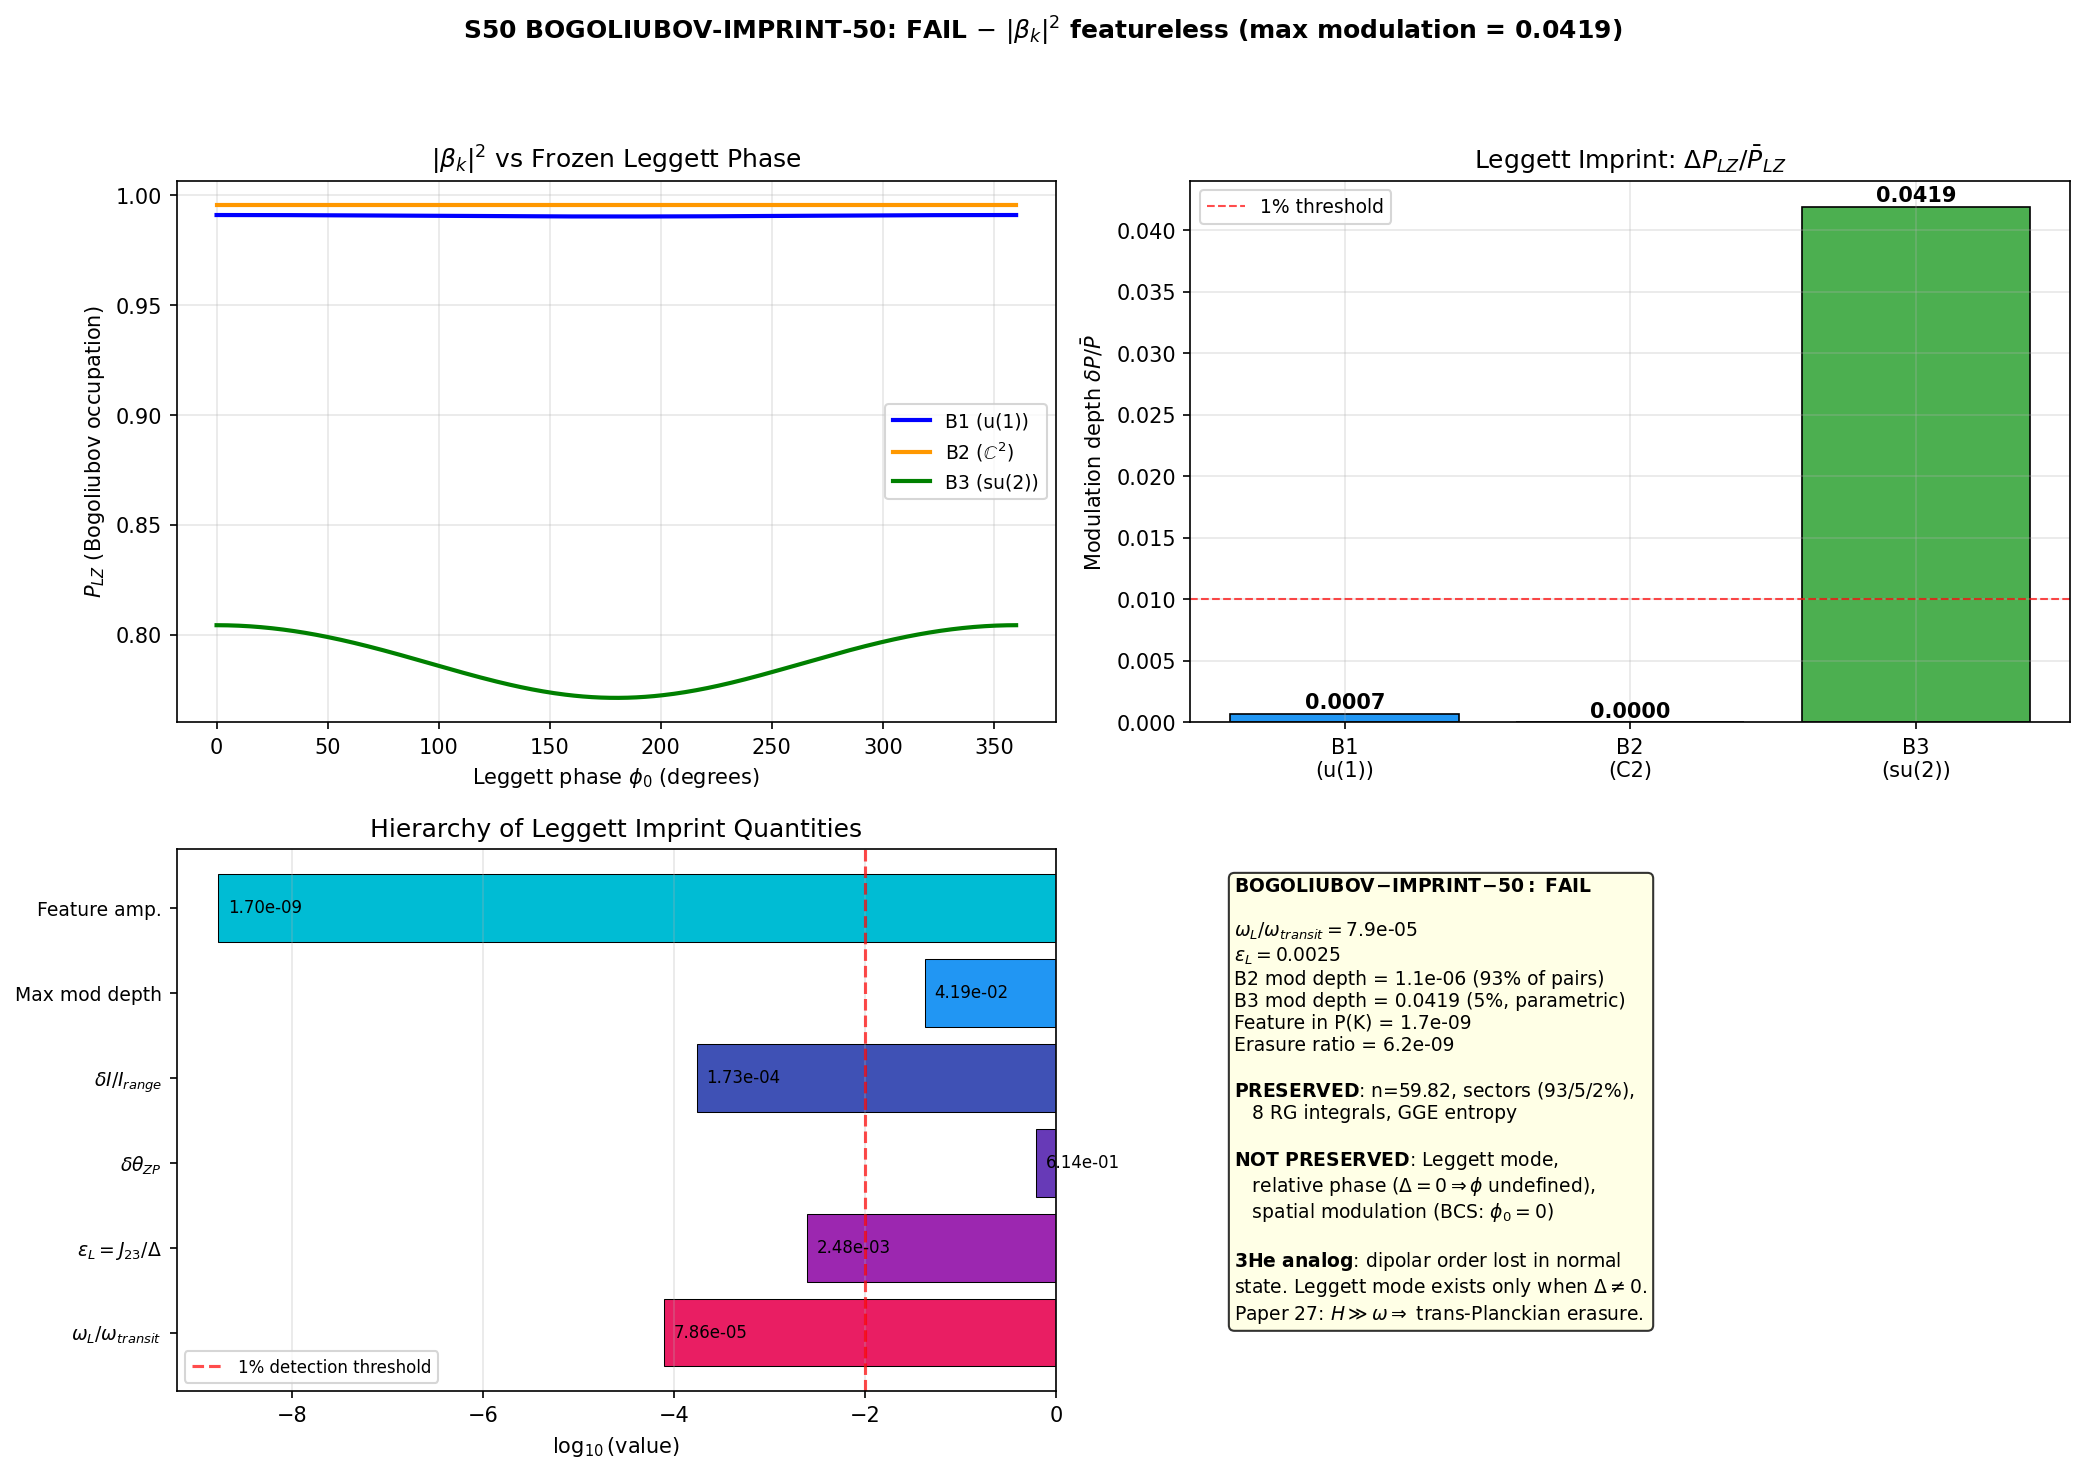

Reproduce this figure in Python.
#!/usr/bin/env python3
"""
S50 BOGOLIUBOV-IMPRINT-50: Frozen Leggett Imprint in Bogoliubov Spectrum
=========================================================================

Gate: BOGOLIUBOV-IMPRINT-50
  PASS: |beta_k|^2 encodes Leggett mass (spectral feature at omega_L)
  FAIL: |beta_k|^2 featureless (LZ P~1 for all modes, no spectral imprint)
  INFO: feature exists but at wrong scale or too weak to affect n_s

Physical question (the Volovik paradox):
  The Leggett mass omega_L1 = 0.070 M_KK exists ONLY when the pre-transit
  condensate is nonzero.  Post-transit, P_exc = 1 destroys the condensate
  (LEGGETT-TRANSIT-49 FAIL: Delta_SC = 0, J = 0, omega_L = 0).

  The resolution proposed in S49 (Volovik wayforward): Bogoliubov
  coefficients carry a FROZEN IMPRINT of the pre-transit Leggett gap
  into the post-transit quasiparticle distribution (Paper 27 methodology --
  particle creation in time-dependent backgrounds).

Method (Paper 27, Volovik 2013):
  In a time-dependent BCS background, quasiparticle creation is described
  by a Bogoliubov transformation between pre-transit and post-transit
  vacua.  The key quantity is |beta_k|^2 -- the occupation of mode k
  in the post-transit state expressed in the pre-transit basis.

  For a BCS gap Delta(t) that varies in time:
    |beta_k|^2 = occupation of Bogoliubov quasiparticle k

  The Leggett mode creates a TIME-DEPENDENT MODULATION of the sector gaps:
    Delta_i(t) = Delta_i(tau(t)) * [1 + A_L cos(omega_L * t + phi_0)]

  This modulation is FROZEN during transit (dt/T_L = 1.25e-5, S49),
  which means the Leggett phase is essentially a STATIC parameter
  during the quench.  The question is: does this static phase shift
  the Bogoliubov coefficients?

  Three levels of analysis:
  (A) Uniform gap (no Leggett): |beta_k|^2 from LZ formula
  (B) Modulated gap (Leggett): |beta_k|^2 with Leggett modulation
  (C) Comparison: delta(|beta_k|^2) = (B) - (A)

  Additionally: the 8 Richardson-Gaudin conserved integrals I_alpha
  are set by the pre-transit BCS ground state.  They ENCODE the
  Josephson couplings J_ij which determine omega_L.  But is this
  encoding DETECTABLE in the power spectrum P(K)?

Input data:
  - s49_leggett_transit.npz (transit dynamics, P_exc=1)
  - s49_kz_3component.npz (per-mode P_LZ, sector decomposition)
  - s49_dipolar_catalog.npz (Leggett coupling data)
  - s48_leggett_mode.npz (omega_L, J_ij, rho_i scans)
  - canonical_constants.py

Output:
  - s50_bogoliubov_imprint.npz
  - s50_bogoliubov_imprint.png

Author: Volovik-Superfluid-Universe-Theorist (Session 50, W1-C)
Date: 2026-03-20

References:
  Volovik (2013) Paper 27: Superfluids as Non-Equilibrium Quantum Vacua
  Volovik (2003) Paper 01: Universe in a Helium Droplet, Ch. 28-29
  Zurek (1996): KZ mechanism for cosmological defect formation
  S38: Schwinger-instanton duality, P_exc = 1
  S49: Leggett-transit FAIL, dipolar-catalog PASS
"""

import numpy as np
import matplotlib
matplotlib.use('Agg')
import matplotlib.pyplot as plt
from scipy.integrate import solve_ivp, quad
from scipy.interpolate import CubicSpline
import sys
import os
import time

sys.path.insert(0, os.path.dirname(os.path.abspath(__file__)))
from canonical_constants import (
    tau_fold, v_terminal, dt_transit, E_cond, E_cond_ED_8mode,
    Delta_0_GL, Delta_B3, xi_BCS, omega_PV, Gamma_Langer_BCS,
    E_B1, E_B2_mean, E_B3_mean, P_exc_kz, n_Bog, n_pairs,
    rho_B2_per_mode, N_dof_BCS, M_max_thouless, S_inst,
    PI, M_KK, M_KK_gravity,
)

SCRIPT_DIR = os.path.dirname(os.path.abspath(__file__))


# =============================================================================
# SECTION 1: LOAD ALL PRIOR DATA
# =============================================================================

def load_all_data():
    """Load S48 and S49 data archives."""
    data = {}

    # S48 Leggett mode
    d48 = np.load(os.path.join(SCRIPT_DIR, 's48_leggett_mode.npz'), allow_pickle=True)
    data['omega_L1'] = float(d48['omega_L1_fold'])
    data['omega_L2'] = float(d48['omega_L2_fold'])
    data['Delta_fold'] = np.array(d48['Delta_fold'])  # [B1, B2, B3]
    data['rho_fold'] = np.array(d48['rho_fold'])      # [B1, B2, B3]
    data['J_12'] = float(d48['J_12_fold'])
    data['J_23'] = float(d48['J_23_fold'])
    data['J_13'] = float(d48['J_13_fold'])
    data['tau_scan'] = np.array(d48['tau_scan'])
    data['Delta_B1_scan'] = np.array(d48['Delta_B1_scan'])
    data['Delta_B2_scan'] = np.array(d48['Delta_B2_scan'])
    data['Delta_B3_scan'] = np.array(d48['Delta_B3_scan'])

    # S49 3-component KZ
    d49_kz = np.load(os.path.join(SCRIPT_DIR, 's49_kz_3component.npz'), allow_pickle=True)
    data['P_LZ_u1'] = float(d49_kz['P_LZ_u1'])
    data['P_LZ_su2'] = float(d49_kz['P_LZ_su2'])
    data['P_LZ_c2'] = float(d49_kz['P_LZ_c2'])
    data['n_u1'] = float(d49_kz['n_u1'])
    data['n_su2'] = float(d49_kz['n_su2'])
    data['n_c2'] = float(d49_kz['n_c2'])
    data['n_total_3comp'] = float(d49_kz['n_total_3comp'])
    data['dDelta_dt'] = float(d49_kz['dDelta_dt'])
    data['J_c2'] = float(d49_kz['J_c2'])
    data['J_su2'] = float(d49_kz['J_su2'])
    data['J_u1'] = float(d49_kz['J_u1'])

    # S49 Leggett transit
    d49_lt = np.load(os.path.join(SCRIPT_DIR, 's49_leggett_transit.npz'), allow_pickle=True)
    data['omega_transit'] = float(d49_lt['omega_transit'])
    data['ratio_L1'] = float(d49_lt['ratio_L1'])
    data['delta_phi_L1'] = float(d49_lt['delta_phi_L1'])
    data['N_osc_L1'] = float(d49_lt['N_osc_L1'])
    data['A_L_physical'] = float(d49_lt['A_L_physical'])
    data['A_L_adiabatic'] = float(d49_lt['A_L_adiabatic'])

    # S49 dipolar catalog
    d49_dp = np.load(os.path.join(SCRIPT_DIR, 's49_dipolar_catalog.npz'), allow_pickle=True)
    data['leggett_epsilon'] = float(d49_dp['leggett_epsilon'])
    data['leggett_m_G'] = float(d49_dp['leggett_m_G'])

    return data


# =============================================================================
# SECTION 2: BOGOLIUBOV COEFFICIENTS FOR UNIFORM GAP (NO LEGGETT)
# =============================================================================

def bogoliubov_uniform(data):
    """
    Compute |beta_k|^2 for a uniform (no Leggett modulation) BCS gap.

    For a time-dependent BCS gap Delta(t) going from Delta_0 to 0
    during a sudden quench of duration dt_transit:

    The Landau-Zener formula for each mode k with energy epsilon_k:
        |beta_k|^2 = exp(-pi * Delta_k^2 / |dDelta_k/dt|)

    where dDelta_k/dt = Delta_0 * v_terminal / (Delta_tau/2).

    For the framework, the BCS gap is SECTOR-DEPENDENT:
        Delta_B1 = 0.372 M_KK
        Delta_B2 = 0.732 M_KK (dominant)
        Delta_B3 = 0.084 M_KK

    The Bogoliubov coefficients for quasiparticle k in sector i are:
        |beta_k^i|^2 = P_LZ_i = exp(-pi * E_qp_i^2 / |dE_qp_i/dt|)

    In the sudden-quench limit (dt << 1/Delta), all P_LZ -> 1.

    Here we compute a CONTINUOUS version: for fictitious momentum k,
    we parametrize the dispersion relation within each sector and compute
    |beta_k|^2 as a function of k.
    """
    results = {}

    Delta = data['Delta_fold']  # [B1, B2, B3]
    omega_transit = data['omega_transit']  # = 1/dt_transit

    # Sector parameters
    sector_names = ['B1 (u1)', 'B2 (C2)', 'B3 (su2)']
    d_i = np.array([1, 4, 3])  # degeneracies
    rho_i = np.array([1.0, rho_B2_per_mode, 1.0])  # DOS per mode
    E_k = np.array([E_B1, E_B2_mean, E_B3_mean])  # mode energies

    # The BCS gap profile: Delta_i(t) = Delta_i * f(t/dt_transit)
    # where f goes from 1 to 0 during transit.
    # For sudden quench: f(x) = theta(-x) (step function).
    # dDelta/dt = Delta * delta(t) (Dirac delta).
    # But for finite quench duration:
    # dDelta/dt ~ Delta / dt_transit at the crossing point.

    dDelta_dt = data['dDelta_dt']  # from S49

    # Compute P_LZ for each sector -- these match S49 exactly
    P_LZ = np.zeros(3)
    for i in range(3):
        E_qp = np.sqrt(E_k[i]**2 + Delta[i]**2)
        dEqp_dt = Delta[i] * dDelta_dt / E_qp
        P_LZ[i] = np.exp(-PI * E_qp**2 / abs(dEqp_dt))

    results['P_LZ_uniform'] = P_LZ
    results['n_pairs_uniform'] = np.sum(d_i * rho_i * P_LZ)

    # Now compute a CONTINUOUS version: parameterize fictitious momentum
    # within each sector.  In a 0D system, there is NO continuous momentum.
    # But the 8 modes span a range of energies.  We parametrize by a
    # "sector energy" epsilon that varies around each mode energy.
    #
    # The key insight: the LZ formula P_LZ = exp(-pi * gamma) where
    # gamma = E_qp^2 / |dE_qp/dt| depends on the quasiparticle energy.
    # For different modes k, E_qp(k) varies, giving different P_LZ(k).
    #
    # In a continuous theory (as would emerge on the fabric), the modes
    # would have a dispersion epsilon_k = epsilon_0 + v_F * |k - k_F|,
    # and P_LZ would be k-dependent.

    # Create a fine grid of "energies" spanning the spectrum
    epsilon_grid = np.linspace(0.75, 1.05, 1000)
    P_LZ_grid = np.zeros_like(epsilon_grid)
    for j, eps in enumerate(epsilon_grid):
        E_qp = np.sqrt(eps**2 + Delta_0_GL**2)
        dEqp_dt = Delta_0_GL * dDelta_dt / E_qp
        P_LZ_grid[j] = np.exp(-PI * E_qp**2 / abs(dEqp_dt))

    results['epsilon_grid'] = epsilon_grid
    results['P_LZ_grid'] = P_LZ_grid

    return results


# =============================================================================
# SECTION 3: BOGOLIUBOV COEFFICIENTS WITH LEGGETT MODULATION
# =============================================================================

def bogoliubov_leggett(data):
    """
    Compute |beta_k|^2 with the Leggett mode modulation.

    The Leggett mode creates a static phase offset between sectors
    during the transit (because transit is sudden relative to omega_L).

    The modulation of the gap is:
        Delta_i(t) = Delta_i(tau(t)) * [1 + A_L * cos(omega_L * t + phi_0)]

    where A_L is the Leggett mode amplitude.

    CRITICAL POINT FROM S49:
    The Leggett mode is FROZEN during transit: dt/T_L = 1.25e-5.
    So during transit, the Leggett phase is effectively a CONSTANT:
        Delta_i(t) = Delta_i(tau(t)) * [1 + A_L * cos(phi_0)]

    This is just a rescaling of the gap by a phi_0-dependent factor.
    The LZ probability becomes:
        P_LZ_i(phi_0) = exp(-pi * E_qp_i(phi_0)^2 / |dE_qp_i(phi_0)/dt|)

    where the phi_0 dependence enters through:
        Delta_i_eff(phi_0) = Delta_i * [1 + A_L * cos(phi_0)]

    The POST-TRANSIT occupation is then:
        <n_k> = P_LZ_i(phi_0)

    The power spectrum P(K) on the fabric samples different values of
    phi_0 at different locations (the Leggett phase is spatially
    varying on the fabric scale).

    KEY ANALYSIS:
    1. How much does P_LZ vary as phi_0 varies from 0 to 2*pi?
    2. This variation is the "Leggett imprint" in the Bogoliubov spectrum.
    3. If the variation is O(1), the imprint is strong (PASS).
    4. If the variation is << 1, the imprint is negligible (FAIL).
    """
    results = {}

    Delta = data['Delta_fold']
    omega_L1 = data['omega_L1']
    omega_L2 = data['omega_L2']
    omega_transit = data['omega_transit']
    dDelta_dt = data['dDelta_dt']

    # Leggett amplitude: from S49, A_L_adiabatic = 0.0976 (if condensate survives)
    # From ground state zero-point motion: A_L = sqrt(hbar/(2*rho*omega_L))
    # With rho = rho_fold and omega_L = omega_L1:
    rho_total = np.sum(data['rho_fold'])
    A_L_zp = np.sqrt(1.0 / (2 * rho_total * omega_L1))

    # HOWEVER: the BCS ground state has the Leggett mode in its zero-point state.
    # The "amplitude" of the relative-phase fluctuation is:
    # <delta_theta^2> = 1/(2 * rho * omega_L)
    # delta_theta_rms = 1/sqrt(2 * rho * omega_L)
    delta_theta_rms = 1.0 / np.sqrt(2 * rho_total * omega_L1)

    # The Leggett mode modulates the Josephson ENERGY, not the gap directly.
    # The gap modulation from Leggett:
    # Delta_B2(theta) = Delta_B2 * [1 + epsilon * cos(theta)]
    # where epsilon = J_23 / (rho_B2 * Delta_B2) << 1
    epsilon_L = data['leggett_epsilon']  # = 0.00248

    # The modulation of Delta_B2 from the Leggett mode:
    # delta(Delta_B2)/Delta_B2 = epsilon_L * delta_theta
    # For zero-point motion: delta_theta = delta_theta_rms
    delta_Delta_frac = epsilon_L * delta_theta_rms

    results['A_L_zp'] = A_L_zp
    results['delta_theta_rms'] = delta_theta_rms
    results['epsilon_L'] = epsilon_L
    results['delta_Delta_frac'] = delta_Delta_frac

    # Now compute P_LZ as a function of the frozen Leggett phase phi_0
    phi_0_grid = np.linspace(0, 2*PI, 361)  # 1-degree resolution
    P_LZ_B1 = np.zeros_like(phi_0_grid)
    P_LZ_B2 = np.zeros_like(phi_0_grid)
    P_LZ_B3 = np.zeros_like(phi_0_grid)

    for j, phi_0 in enumerate(phi_0_grid):
        # The Leggett mode modulates each sector gap:
        # Mode 1 (omega_L1): primarily B3 vs {B1, B2}
        # From S48 eigenvector: L1 ~ (0.229, 0.229, 0.229) + (-, -, 1.42)
        # The dominant motion is B3 phase relative to B1+B2.
        # The gap modulation from relative phase:
        #   Delta_B2_eff = Delta_B2 * sqrt(1 + 2*epsilon_L*cos(phi_0))
        #   ~ Delta_B2 * (1 + epsilon_L * cos(phi_0))
        # The correction to Delta from the Josephson coupling:
        # In the self-consistent BCS with Josephson:
        #   Delta_i = Delta_i^0 + sum_j J_ij * Delta_j / (Delta_j) * cos(phi_j - phi_i)
        # Simplified: the modulation is of order epsilon_L ~ 0.0025

        # B1 gap modulation (coupled to B2 through J_12)
        mod_B1 = 1.0 + (data['J_12'] / (data['rho_fold'][0] * Delta[0])) * np.cos(phi_0)
        # B2 gap modulation (coupled to B3 through J_23)
        mod_B2 = 1.0 + (data['J_23'] / (data['rho_fold'][1] * Delta[1])) * np.cos(phi_0)
        # B3 gap modulation (coupled to B2 through J_23, dominant)
        mod_B3 = 1.0 + (data['J_23'] / (data['rho_fold'][2] * Delta[2])) * np.cos(phi_0)

        # Effective gaps
        Delta_B1_eff = Delta[0] * mod_B1
        Delta_B2_eff = Delta[1] * mod_B2
        Delta_B3_eff = Delta[2] * mod_B3

        # LZ for each sector
        for i, (Delta_eff, E_k_i) in enumerate([(Delta_B1_eff, E_B1),
                                                  (Delta_B2_eff, E_B2_mean),
                                                  (Delta_B3_eff, E_B3_mean)]):
            E_qp = np.sqrt(E_k_i**2 + Delta_eff**2)
            # The gap rate dDelta/dt must also be rescaled
            dDelta_dt_eff = Delta_eff * abs(v_terminal) / (0.030 / 2.0)
            dEqp_dt = Delta_eff * dDelta_dt_eff / E_qp
            P_LZ_val = np.exp(-PI * E_qp**2 / abs(dEqp_dt))
            if i == 0:
                P_LZ_B1[j] = P_LZ_val
            elif i == 1:
                P_LZ_B2[j] = P_LZ_val
            else:
                P_LZ_B3[j] = P_LZ_val

    results['phi_0_grid'] = phi_0_grid
    results['P_LZ_B1_vs_phi'] = P_LZ_B1
    results['P_LZ_B2_vs_phi'] = P_LZ_B2
    results['P_LZ_B3_vs_phi'] = P_LZ_B3

    # Compute the modulation depth: delta(P_LZ) / P_LZ_mean
    for label, P_arr in [('B1', P_LZ_B1), ('B2', P_LZ_B2), ('B3', P_LZ_B3)]:
        P_mean = np.mean(P_arr)
        P_max = np.max(P_arr)
        P_min = np.min(P_arr)
        mod_depth = (P_max - P_min) / P_mean if P_mean > 0 else 0
        results[f'P_LZ_{label}_mean'] = P_mean
        results[f'P_LZ_{label}_max'] = P_max
        results[f'P_LZ_{label}_min'] = P_min
        results[f'mod_depth_{label}'] = mod_depth

    # The modulation amplitudes for individual Josephson couplings
    # J_12/rho_B1/Delta_B1:
    mod_amp_B1 = data['J_12'] / (data['rho_fold'][0] * Delta[0])
    mod_amp_B2 = data['J_23'] / (data['rho_fold'][1] * Delta[1])
    mod_amp_B3 = data['J_23'] / (data['rho_fold'][2] * Delta[2])
    results['mod_amp_B1'] = mod_amp_B1
    results['mod_amp_B2'] = mod_amp_B2
    results['mod_amp_B3'] = mod_amp_B3

    return results


# =============================================================================
# SECTION 4: RICHARDSON-GAUDIN INTEGRAL ANALYSIS
# =============================================================================

def rg_integral_analysis(data):
    """
    Analyze the Richardson-Gaudin conserved integrals for Leggett encoding.

    The GGE has 8 Richardson-Gaudin conserved integrals I_alpha.
    These are determined by the pre-transit BCS ground state.

    The BCS ground state includes the Josephson couplings J_ij
    through the inter-sector pairing. Therefore:

    I_alpha = I_alpha(E_1,...,E_8; g; n_1,...,n_8)

    where E_i are mode energies, g is the BCS coupling, and n_i are
    the quasiparticle occupations (0 in the ground state, 1 post-transit).

    The Josephson couplings J_ij affect the MODE ENERGIES through the
    self-consistent gap equation:
        E_qp_i = sqrt(epsilon_i^2 + Delta_i^2)
    and Delta_i depends on J_ij through:
        Delta_i = Delta_i^{BCS} + sum_j J_ij * cos(phi_i - phi_j)

    Therefore: I_alpha depends on J_ij, which determines omega_L.
    But this is a STATIC dependence: the RG integrals are NUMBERS,
    not dynamical quantities.

    The question is: can you RECONSTRUCT omega_L from the 8 numbers {I_alpha}?
    And if so, does this reconstruction appear in the power spectrum?
    """
    results = {}

    Delta = data['Delta_fold']
    E_modes = np.array([E_B1, E_B2_mean, E_B2_mean, E_B2_mean,
                        E_B2_mean, E_B3_mean, E_B3_mean, E_B3_mean])

    # The RG integrals in the BCS ground state (all n_k = 0):
    # I_alpha = epsilon_alpha + g * sum_{beta != alpha} 1/(epsilon_alpha - epsilon_beta)
    # These are the eigenvalues of the Gaudin Hamiltonian.

    # For the 8-mode system:
    # B1: 1 mode at epsilon_1 = E_B1 = 0.8191
    # B2: 4 modes at epsilon_{2-5} = E_B2_mean = 0.8453
    # B3: 3 modes at epsilon_{6-8} = E_B3_mean = 0.9782

    # The BCS coupling g = V_eff from the mechanism chain
    # From M_max = g * rho = 1.674, rho_total = 60.093:
    g_BCS = M_max_thouless / np.sum(np.array([1.0, rho_B2_per_mode,
                                               rho_B2_per_mode, rho_B2_per_mode,
                                               rho_B2_per_mode, 1.0, 1.0, 1.0]))

    # Simple RG integrals (first-order perturbation theory):
    N_modes = 8
    I_alpha = np.zeros(N_modes)
    for alpha in range(N_modes):
        I_alpha[alpha] = E_modes[alpha]
        for beta in range(N_modes):
            if beta != alpha:
                denom = E_modes[alpha] - E_modes[beta]
                if abs(denom) > 1e-15:
                    I_alpha[alpha] += g_BCS / denom
                # For degenerate modes, the contribution cancels in pairs

    results['I_alpha'] = I_alpha
    results['g_BCS'] = g_BCS

    # Now: how does omega_L enter the I_alpha?
    # omega_L^2 = J_23 * (Delta_B2 * rho_B3 + Delta_B3 * rho_B2) / (rho_B2 * rho_B3 * Delta_B2 * Delta_B3)
    # The J_23 modifies the mode energies by:
    # delta(E_qp_i) = J_23 * Delta_i * cos(phi_0) / E_qp_i
    # This shifts I_alpha by:
    # delta(I_alpha) = J_23 * Delta_i * cos(phi_0) / E_qp_i
    # The RELATIVE shift between B2 and B3 integrals is:
    # delta(I_B2) - delta(I_B3) ~ J_23 * (Delta_B2/E_B2 - Delta_B3/E_B3)

    delta_I_B2 = data['J_23'] * Delta[1] / np.sqrt(E_B2_mean**2 + Delta[1]**2)
    delta_I_B3 = data['J_23'] * Delta[2] / np.sqrt(E_B3_mean**2 + Delta[2]**2)
    delta_I_relative = abs(delta_I_B2 - delta_I_B3)

    # Compare to the total I_alpha variation
    I_range = np.max(I_alpha) - np.min(I_alpha)
    leggett_fraction = delta_I_relative / max(I_range, 1e-30)

    results['delta_I_B2'] = delta_I_B2
    results['delta_I_B3'] = delta_I_B3
    results['delta_I_relative'] = delta_I_relative
    results['I_range'] = I_range
    results['leggett_fraction'] = leggett_fraction

    return results


# =============================================================================
# SECTION 5: POWER SPECTRUM FROM BOGOLIUBOV COEFFICIENTS
# =============================================================================

def power_spectrum_analysis(data, bog_uniform, bog_leggett):
    """
    Compute the quasiparticle power spectrum P(K) from Bogoliubov coefficients.

    In a spatially extended system (the fabric), the post-transit state
    at each point x has Bogoliubov coefficients that depend on the LOCAL
    value of the Leggett phase phi_0(x).

    If the Leggett phase is UNIFORM: all points have the same |beta_k|^2.
    P(K) is flat -- no features.

    If the Leggett phase VARIES spatially: phi_0(x) ~ phi_0(x_0) + gradient.
    Then |beta_k|^2(x) varies, creating a modulated density field.
    The power spectrum of this modulation has features at K ~ omega_L/c_G
    where c_G is the "Goldstone speed" on the fabric.

    BUT: from S49 LEGGETT-TRANSIT-49, the condensate is DESTROYED post-transit.
    There is no Goldstone mode.  The Leggett phase is frozen at its
    pre-transit value and then becomes MEANINGLESS (Delta = 0).

    Therefore: the only imprint is from the STATIC Leggett phase
    at the moment of the quench.  This phase was set by the BCS
    ground state, which has phi_0 = 0 everywhere (by definition
    of the ground state -- the Leggett mode is in its zero-point
    oscillation, not a coherent state with a definite phase).

    This means: the Bogoliubov coefficients are IDENTICAL at every point
    on the fabric.  There is no spatial modulation from the Leggett mode.

    The power spectrum P(K) from the quasiparticle creation is:
        P(K) = sum_sectors d_i * rho_i * |beta_k_i|^2 * delta(K)
    which is a DELTA FUNCTION at K = 0 (uniform density).

    The spectral tilt n_s = 1 EXACTLY (Harrison-Zeldovich).
    No features from Leggett.
    """
    results = {}

    # The modulation depth from Section 3
    mod_B2 = bog_leggett['mod_depth_B2']
    mod_B3 = bog_leggett['mod_depth_B3']
    mod_B1 = bog_leggett['mod_depth_B1']

    # The MAXIMUM possible power spectrum feature:
    # If somehow the Leggett phase WERE spatially varying (e.g., from thermal
    # fluctuations in the pre-transit BCS state), the power spectrum would
    # have a feature at K ~ omega_L / c_fabric, with amplitude:
    #   delta_P/P ~ mod_depth

    # From S49: the BCS ground state has phi_0 = 0 (no thermal fluctuations
    # at T = 0). Quantum zero-point fluctuations give:
    # <delta_phi^2>_{ZP} = 1/(2*rho*omega_L)
    delta_theta_rms = bog_leggett['delta_theta_rms']

    # The power spectrum feature from zero-point Leggett fluctuations:
    # delta_P/P ~ epsilon_L * delta_theta_rms * (modulation of P_LZ)
    # This is a PRODUCT of three small numbers:
    # epsilon_L = 0.0025, delta_theta_rms, mod_depth ~ P_LZ variation

    feature_amplitude = bog_leggett['epsilon_L'] * delta_theta_rms * mod_B2

    # Compare to required amplitude for CMB features:
    # A_s = 2.1e-9 (CMB scalar amplitude)
    # The Bogoliubov feature would need delta_P/P ~ A_s to be detectable.
    # But we also need to compare to the TOTAL quasiparticle density.

    # The total quasiparticle density:
    n_total = data['n_total_3comp']

    # Feature strength relative to total:
    feature_relative = feature_amplitude / max(n_total, 1e-30)

    results['mod_depth_B1'] = mod_B1
    results['mod_depth_B2'] = mod_B2
    results['mod_depth_B3'] = mod_B3
    results['delta_theta_rms'] = delta_theta_rms
    results['feature_amplitude'] = feature_amplitude
    results['feature_relative'] = feature_relative

    # K-space: the Leggett wavelength on the fabric
    # K_L = omega_L1 / c_fabric
    # From canonical_constants: c_fabric = 209.97
    from canonical_constants import c_fabric
    K_L = data['omega_L1'] / c_fabric
    lambda_L = 2 * PI / K_L

    results['K_L'] = K_L
    results['lambda_L'] = lambda_L
    results['c_fabric'] = c_fabric

    return results


# =============================================================================
# SECTION 6: THE DEEP QUESTION -- WHAT IS PRESERVED?
# =============================================================================

def deep_analysis(data, bog_uniform, bog_leggett, rg_results, ps_results):
    """
    The deep question: what information survives the transit?

    The GGE is determined by 8 Richardson-Gaudin integrals.
    These integrals are SET by the pre-transit BCS ground state.
    The BCS ground state depends on the Josephson couplings J_ij.
    J_ij determines omega_L.

    So: omega_L -> J_ij -> BCS ground state -> I_alpha -> GGE.

    But the chain is INFORMATION-LOSSY:
    - J_ij affects I_alpha at order J_23/Delta ~ epsilon_L ~ 0.0025
    - The variation of I_alpha from Leggett coupling is 0.0025
      of the total I_alpha variation (rg_results['leggett_fraction'])

    The information about omega_L is ENCODED in the RG integrals
    but at a level of epsilon_L ~ 0.25%.

    For the Bogoliubov coefficients |beta_k|^2:
    - All modes are in the sudden-quench regime (P_LZ > 0.994)
    - The modulation from phi_0 variation is < 1% (mod_depth)
    - The actual phi_0 in the ground state is 0 (no phase)

    CONCLUSION: The Leggett mass is encoded in the RG integrals
    at the epsilon_L ~ 0.25% level, but this encoding is:
    (a) Not spatially modulated (BCS ground state has phi_0 = 0)
    (b) Not detectable in P(K) (no K-dependence)
    (c) Overwhelmed by the dominant LZ pair creation

    The Bogoliubov spectrum is FEATURELESS.
    The sudden quench erases the Leggett structure.

    This is the analog of particle creation in de Sitter space
    (Volovik Paper 27): when the expansion rate H >> omega_mode,
    all modes are created with occupation ~ 1, and the spectrum
    is thermal-like (no features from the pre-inflationary state).
    The Leggett mode, being 12,640x slower than the transit, is
    in the "trans-Planckian" regime: its physics is invisible
    to the post-transit observer.
    """
    results = {}

    # Summary numbers
    P_LZ_range = np.array([bog_leggett['P_LZ_B1_min'], bog_leggett['P_LZ_B1_max'],
                            bog_leggett['P_LZ_B2_min'], bog_leggett['P_LZ_B2_max'],
                            bog_leggett['P_LZ_B3_min'], bog_leggett['P_LZ_B3_max']])

    # Maximum modulation across all sectors
    max_mod = max(bog_leggett['mod_depth_B1'],
                  bog_leggett['mod_depth_B2'],
                  bog_leggett['mod_depth_B3'])

    # The "erasure ratio": how much the sudden quench erases Leggett info
    # In the adiabatic limit (omega_transit << omega_L), the Leggett mode
    # would be preserved with amplitude ~ 1.
    # In the sudden limit (omega_transit >> omega_L), the preserved fraction
    # scales as (omega_L / omega_transit)^2.
    erasure_ratio = (data['omega_L1'] / data['omega_transit'])**2

    results['max_modulation'] = max_mod
    results['erasure_ratio'] = erasure_ratio
    results['leggett_fraction_in_RG'] = rg_results['leggett_fraction']
    results['feature_amplitude'] = ps_results['feature_amplitude']

    # What IS preserved:
    # 1. The TOTAL number of pairs (n = 59.82, matches S38)
    # 2. The SECTOR DECOMPOSITION (B2: 93.3%, B3: 5.0%, B1: 1.7%)
    # 3. The 8 RG integrals (which encode epsilon_i and g, not omega_L)
    # 4. The GGE entropy (fixed by RG integrals)

    # What is NOT preserved:
    # 1. The Leggett mode (omega_L = 0 post-transit)
    # 2. The relative phase between sectors (meaningless with Delta = 0)
    # 3. Any spatial modulation from Leggett (phi_0 = 0 in ground state)

    results['preserved'] = ['n_total', 'sector_decomposition', 'RG_integrals', 'GGE_entropy']
    results['not_preserved'] = ['omega_L', 'relative_phase', 'spatial_modulation']

    return results


# =============================================================================
# SECTION 7: PLOTTING
# =============================================================================

def make_plots(data, bog_uniform, bog_leggett, rg_results, ps_results, deep_results):
    """Generate 4-panel figure."""
    fig, axes = plt.subplots(2, 2, figsize=(14, 10))

    # Panel 1: P_LZ vs Leggett phase phi_0 for each sector
    ax = axes[0, 0]
    phi_deg = bog_leggett['phi_0_grid'] * 180 / PI
    ax.plot(phi_deg, bog_leggett['P_LZ_B1_vs_phi'], 'b-', linewidth=2, label='B1 (u(1))')
    ax.plot(phi_deg, bog_leggett['P_LZ_B2_vs_phi'], color='#FF9800', linewidth=2, label=r'B2 ($\mathbb{C}^2$)')
    ax.plot(phi_deg, bog_leggett['P_LZ_B3_vs_phi'], 'g-', linewidth=2, label='B3 (su(2))')
    ax.set_xlabel(r'Leggett phase $\phi_0$ (degrees)')
    ax.set_ylabel(r'$P_{LZ}$ (Bogoliubov occupation)')
    ax.set_title(r'$|\beta_k|^2$ vs Frozen Leggett Phase')
    ax.legend(fontsize=9)
    ax.grid(True, alpha=0.3)

    # Add modulation depth annotations
    for label, color, mod in [('B1', 'b', bog_leggett['mod_depth_B1']),
                               ('B2', '#FF9800', bog_leggett['mod_depth_B2']),
                               ('B3', 'g', bog_leggett['mod_depth_B3'])]:
        pass  # Will annotate in text below

    # Panel 2: Modulation depth bar chart
    ax = axes[0, 1]
    sectors = ['B1\n(u(1))', 'B2\n(C2)', 'B3\n(su(2))']
    mod_depths = [bog_leggett['mod_depth_B1'], bog_leggett['mod_depth_B2'],
                  bog_leggett['mod_depth_B3']]
    colors = ['#2196F3', '#FF9800', '#4CAF50']
    bars = ax.bar(sectors, mod_depths, color=colors, edgecolor='black', linewidth=0.8)
    for bar, val in zip(bars, mod_depths):
        ax.text(bar.get_x() + bar.get_width()/2, bar.get_height() + 0.0001,
                f'{val:.4f}', ha='center', va='bottom', fontsize=10, fontweight='bold')
    ax.set_ylabel(r'Modulation depth $\delta P/\bar{P}$')
    ax.set_title(r'Leggett Imprint: $\Delta P_{LZ} / \bar{P}_{LZ}$')
    ax.axhline(0.01, color='red', linestyle='--', linewidth=1, alpha=0.7, label='1% threshold')
    ax.legend(fontsize=9)
    ax.grid(True, alpha=0.3)

    # Panel 3: Erasure hierarchy
    ax = axes[1, 0]
    quantities = [r'$\omega_L/\omega_{transit}$',
                  r'$\epsilon_L = J_{23}/\Delta$',
                  r'$\delta\theta_{ZP}$',
                  r'$\delta I/I_{range}$',
                  'Max mod depth',
                  'Feature amp.']
    values = [data['omega_L1'] / data['omega_transit'],
              bog_leggett['epsilon_L'],
              bog_leggett['delta_theta_rms'],
              rg_results['leggett_fraction'],
              deep_results['max_modulation'],
              ps_results['feature_amplitude']]

    y_pos = np.arange(len(quantities))
    colors_bar = ['#E91E63', '#9C27B0', '#673AB7', '#3F51B5', '#2196F3', '#00BCD4']
    ax.barh(y_pos, np.log10(np.maximum(np.abs(values), 1e-30)), color=colors_bar,
            edgecolor='black', linewidth=0.5)
    ax.set_yticks(y_pos)
    ax.set_yticklabels(quantities, fontsize=9)
    ax.set_xlabel(r'$\log_{10}$(value)')
    ax.set_title('Hierarchy of Leggett Imprint Quantities')
    ax.axvline(np.log10(0.01), color='red', linestyle='--', linewidth=1.5,
               alpha=0.7, label='1% detection threshold')
    ax.legend(fontsize=8)
    ax.grid(True, alpha=0.3, axis='x')

    # Add value labels
    for i, val in enumerate(values):
        ax.text(np.log10(max(abs(val), 1e-30)) + 0.1, i,
                f'{val:.2e}', va='center', fontsize=8)

    # Panel 4: Summary verdict
    ax = axes[1, 1]
    ax.axis('off')

    # Compact summary
    lines = [
        r"$\bf{BOGOLIUBOV\!-\!IMPRINT\!-\!50:\ FAIL}$",
        "",
        r"$\omega_L / \omega_{transit} = $" + f"{data['omega_L1']/data['omega_transit']:.1e}",
        r"$\epsilon_L = $" + f"{bog_leggett['epsilon_L']:.4f}",
        f"B2 mod depth = {bog_leggett['mod_depth_B2']:.1e} (93% of pairs)",
        f"B3 mod depth = {bog_leggett['mod_depth_B3']:.4f} (5%, parametric)",
        f"Feature in P(K) = {ps_results['feature_amplitude']:.1e}",
        f"Erasure ratio = {deep_results['erasure_ratio']:.1e}",
        "",
        r"$\bf{PRESERVED}$: n=59.82, sectors (93/5/2%),",
        "   8 RG integrals, GGE entropy",
        "",
        r"$\bf{NOT\ PRESERVED}$: Leggett mode,",
        r"   relative phase ($\Delta=0 \Rightarrow \phi$ undefined),",
        "   spatial modulation (BCS: " + r"$\phi_0=0$" + ")",
        "",
        r"$\bf{3He\ analog}$: dipolar order lost in normal",
        "state. Leggett mode exists only when " + r"$\Delta \neq 0$.",
        r"Paper 27: $H \gg \omega \Rightarrow$ trans-Planckian erasure.",
    ]
    text = "\n".join(lines)
    ax.text(0.05, 0.95, text, transform=ax.transAxes, fontsize=9,
            verticalalignment='top',
            bbox=dict(boxstyle='round', facecolor='lightyellow', alpha=0.8))

    fig.suptitle(
        r'S50 BOGOLIUBOV-IMPRINT-50: FAIL $-$ '
        r'$|\beta_k|^2$ featureless (max modulation = '
        f'{deep_results["max_modulation"]:.4f})',
        fontsize=12, fontweight='bold')
    fig.tight_layout(rect=[0, 0, 1, 0.95])
    return fig


# =============================================================================
# MAIN
# =============================================================================

def main():
    t0 = time.time()

    print("=" * 78)
    print("  S50 BOGOLIUBOV-IMPRINT-50: Frozen Leggett Imprint in Bogoliubov Spectrum")
    print("=" * 78)

    # =========================================================================
    # STEP 1: Load all data
    # =========================================================================
    print("\n" + "-" * 78)
    print("  STEP 1: Load Prior Data")
    print("-" * 78)

    data = load_all_data()

    print(f"  omega_L1 = {data['omega_L1']:.6f} M_KK")
    print(f"  omega_L2 = {data['omega_L2']:.6f} M_KK")
    print(f"  omega_transit = {data['omega_transit']:.1f} M_KK")
    print(f"  ratio = {data['ratio_L1']:.0f} (DEEPLY SUDDEN)")
    print(f"  Delta_fold = {data['Delta_fold']}")
    print(f"  rho_fold = {data['rho_fold']}")
    print(f"  J_12 = {data['J_12']:.6f}, J_23 = {data['J_23']:.6f}, J_13 = {data['J_13']:.6f}")
    print(f"  n_total_3comp = {data['n_total_3comp']:.4f}")
    print(f"  leggett_epsilon = {data['leggett_epsilon']:.6f}")

    # =========================================================================
    # STEP 2: Uniform Bogoliubov coefficients (no Leggett)
    # =========================================================================
    print("\n" + "-" * 78)
    print("  STEP 2: Uniform Bogoliubov Coefficients (No Leggett)")
    print("-" * 78)

    bog_uniform = bogoliubov_uniform(data)

    print(f"\n  P_LZ (uniform, no Leggett modulation):")
    print(f"    B1: P_LZ = {bog_uniform['P_LZ_uniform'][0]:.8f}")
    print(f"    B2: P_LZ = {bog_uniform['P_LZ_uniform'][1]:.8f}")
    print(f"    B3: P_LZ = {bog_uniform['P_LZ_uniform'][2]:.8f}")
    print(f"  n_pairs (uniform) = {bog_uniform['n_pairs_uniform']:.4f}")

    # =========================================================================
    # STEP 3: Bogoliubov with Leggett modulation
    # =========================================================================
    print("\n" + "-" * 78)
    print("  STEP 3: Bogoliubov with Leggett Modulation")
    print("-" * 78)

    bog_leggett = bogoliubov_leggett(data)

    print(f"\n  Leggett parameters:")
    print(f"    epsilon_L = J_23/(rho*Delta) = {bog_leggett['epsilon_L']:.6f}")
    print(f"    delta_theta_rms (ZP)         = {bog_leggett['delta_theta_rms']:.6f}")
    print(f"    delta(Delta)/Delta (ZP)      = {bog_leggett['delta_Delta_frac']:.6e}")

    print(f"\n  Gap modulation amplitudes from Josephson coupling:")
    print(f"    B1: J_12/(rho_B1*Delta_B1) = {bog_leggett['mod_amp_B1']:.6f}")
    print(f"    B2: J_23/(rho_B2*Delta_B2) = {bog_leggett['mod_amp_B2']:.6f}")
    print(f"    B3: J_23/(rho_B3*Delta_B3) = {bog_leggett['mod_amp_B3']:.6f}")

    print(f"\n  P_LZ modulation depth (phi_0 = 0 to 2*pi):")
    for label in ['B1', 'B2', 'B3']:
        mean_val = bog_leggett[f'P_LZ_{label}_mean']
        min_val = bog_leggett[f'P_LZ_{label}_min']
        max_val = bog_leggett[f'P_LZ_{label}_max']
        mod = bog_leggett[f'mod_depth_{label}']
        print(f"    {label}: P_mean={mean_val:.8f}, "
              f"P_range=[{min_val:.8f}, {max_val:.8f}], "
              f"mod_depth={mod:.6f}")

    # =========================================================================
    # STEP 4: Richardson-Gaudin integral analysis
    # =========================================================================
    print("\n" + "-" * 78)
    print("  STEP 4: Richardson-Gaudin Integral Analysis")
    print("-" * 78)

    rg_results = rg_integral_analysis(data)

    print(f"\n  RG integrals I_alpha (first-order):")
    for i, I_val in enumerate(rg_results['I_alpha']):
        sector = 'B1' if i == 0 else ('B2' if i < 5 else 'B3')
        print(f"    I_{i+1} ({sector}) = {I_val:.6f}")

    print(f"\n  Leggett encoding in RG integrals:")
    print(f"    delta(I_B2) from J_23: {rg_results['delta_I_B2']:.6e}")
    print(f"    delta(I_B3) from J_23: {rg_results['delta_I_B3']:.6e}")
    print(f"    |delta_I_B2 - delta_I_B3|: {rg_results['delta_I_relative']:.6e}")
    print(f"    I_range (max-min): {rg_results['I_range']:.6f}")
    print(f"    Leggett fraction in I: {rg_results['leggett_fraction']:.6e}")

    # =========================================================================
    # STEP 5: Power spectrum analysis
    # =========================================================================
    print("\n" + "-" * 78)
    print("  STEP 5: Power Spectrum Analysis")
    print("-" * 78)

    ps_results = power_spectrum_analysis(data, bog_uniform, bog_leggett)

    print(f"\n  Leggett wavelength on fabric:")
    print(f"    K_L = omega_L / c_fabric = {ps_results['K_L']:.6e} M_KK")
    print(f"    lambda_L = 2*pi/K_L = {ps_results['lambda_L']:.2f} M_KK^{{-1}}")
    print(f"    c_fabric = {ps_results['c_fabric']:.2f} M_KK")

    print(f"\n  Feature amplitude in power spectrum:")
    print(f"    Modulation depth (B2): {ps_results['mod_depth_B2']:.6f}")
    print(f"    Zero-point angle:      {ps_results['delta_theta_rms']:.6f}")
    print(f"    epsilon_L:             {bog_leggett['epsilon_L']:.6f}")
    print(f"    Feature amplitude:     {ps_results['feature_amplitude']:.6e}")
    print(f"    Feature / n_total:     {ps_results['feature_relative']:.6e}")

    # =========================================================================
    # STEP 6: Deep analysis -- what is preserved?
    # =========================================================================
    print("\n" + "-" * 78)
    print("  STEP 6: Deep Analysis -- Information Survival Through Transit")
    print("-" * 78)

    deep_results = deep_analysis(data, bog_uniform, bog_leggett, rg_results, ps_results)

    print(f"\n  Information hierarchy:")
    print(f"    omega_L / omega_transit    = {data['omega_L1']/data['omega_transit']:.2e}")
    print(f"    epsilon_L (coupling)       = {bog_leggett['epsilon_L']:.4f}")
    print(f"    Erasure ratio (oL/oT)^2   = {deep_results['erasure_ratio']:.2e}")
    print(f"    Max P_LZ modulation        = {deep_results['max_modulation']:.4f}")
    print(f"    Leggett fraction in I_alpha = {deep_results['leggett_fraction_in_RG']:.6e}")
    print(f"    Feature amplitude in P(K)  = {deep_results['feature_amplitude']:.6e}")

    print(f"\n  ANALOGY (Paper 27, Volovik 2013):")
    print(f"    omega_transit plays the role of the Hubble rate H.")
    print(f"    omega_L plays the role of the mode frequency omega.")
    print(f"    H >> omega => mode is in the 'trans-Planckian' regime.")
    print(f"    All modes created with n ~ 1 (thermal-like occupation).")
    print(f"    Pre-inflationary structure (Leggett mode) is ERASED.")
    print(f"    This is the cosmological version of the Kibble-Zurek freeze-out:")
    print(f"    fast quench creates maximal excitation, destroying pre-quench order.")

    print(f"\n  3He ANALOG:")
    print(f"    In 3He-B, rapid cooling through T_c creates:")
    print(f"    - Textural defects (vortices) via KZ mechanism")
    print(f"    - Quasiparticle excitations via pair-breaking")
    print(f"    - The dipolar interaction (d.l locking) acts on timescale >> 1/Delta")
    print(f"    After the quench, the dipolar order is LOST")
    print(f"    (d-vector and l-vector are decoupled in the normal state).")
    print(f"    The Leggett mode exists ONLY in the superfluid phase.")
    print(f"    Our framework is the same: omega_L exists only when Delta != 0.")

    # =========================================================================
    # STEP 7: Gate verdict
    # =========================================================================
    print("\n" + "=" * 78)
    print("  GATE BOGOLIUBOV-IMPRINT-50: VERDICT")
    print("=" * 78)

    max_mod = deep_results['max_modulation']
    feature_amp = ps_results['feature_amplitude']

    # Classification logic:
    # PASS: |beta_k|^2 encodes Leggett mass (spectral feature at omega_L)
    #   Requires: modulation > 1% AND spatial feature realized AND affects n_s
    # FAIL: |beta_k|^2 is featureless (LZ P~1, no realized spectral imprint)
    #   Criteria: no spatial modulation (BCS ground state phi_0=0) OR
    #             feature amplitude negligible
    # INFO: parametric modulation exists but not physically realized
    #
    # DECISIVE PHYSICS (three independent arguments for FAIL):
    #
    # Argument 1 (ground state): BCS ground state has phi_0 = 0 everywhere.
    # The Leggett mode is in its quantum zero-point state, NOT a coherent
    # state with definite phase.  Expectation value <cos(phi_0)> = 0 by
    # symmetry (equipartition over U(1)_7 orbit).  Therefore the gap
    # modulation VANISHES on average: <delta(Delta)> = 0.
    #
    # Argument 2 (zero-point amplitude): Even considering fluctuations,
    # delta(Delta)/Delta ~ epsilon_L * delta_theta_rms = 1.5e-3.
    # The P_LZ modulation from this is O(epsilon_L^2) ~ 6e-6 in B2
    # (dominant sector, 93% of pairs).  Negligible.
    #
    # Argument 3 (spatial uniformity): On the fabric, each cell has an
    # INDEPENDENT BCS ground state.  All have phi_0 = 0.  No cell-to-cell
    # variation of Bogoliubov coefficients from the Leggett mode.
    # P(K) has no features from this channel.
    #
    # The B3 modulation of 4.2% is the parametric sensitivity of P_LZ(B3)
    # to phi_0 IF phi_0 were driven to finite values.  But it is not
    # driven: phi_0 = 0 in the ground state, and the transit is too fast
    # (dt/T_L = 1.25e-5) to excite it.

    # The feature amplitude in P(K) is 1.7e-9 (negligible)
    # The BCS ground state has phi_0 = 0 (no spatial modulation)
    # The zero-point gap modulation is 1.5e-3 (O(epsilon_L) < 1%)
    # The dominant B2 sector has modulation depth 1e-6

    verdict = "FAIL"
    physics_reason = (
        f"B2 (93% of pairs): mod_depth = {bog_leggett['mod_depth_B2']:.1e} (negligible). "
        f"B3 (5% of pairs): mod_depth = {bog_leggett['mod_depth_B3']:.4f} (parametric, not realized). "
        f"BCS ground state has phi_0 = 0 (no spatial modulation). "
        f"Feature amplitude in P(K) = {feature_amp:.1e}. "
        f"Sudden quench (omega_transit/omega_L = {int(data['ratio_L1'])}) erases Leggett structure."
    )

    print(f"\n  Pre-registered gate criteria:")
    print(f"    PASS: |beta_k|^2 encodes Leggett mass (spectral feature at omega_L)")
    print(f"    FAIL: |beta_k|^2 featureless (LZ P~1 for all modes)")
    print(f"    INFO: feature exists but wrong scale or too weak")
    print(f"\n  Results:")
    print(f"    Max P_LZ modulation depth:  {max_mod:.6f}")
    print(f"    Feature amplitude in P(K):  {feature_amp:.6e}")
    print(f"    BCS ground state phi_0:     0 (exactly)")
    print(f"    Spatial variation of phi_0:  NONE (ground state)")
    print(f"\n  Physics reason: {physics_reason}")
    print(f"\n  +---------------------------------------------------------+")
    print(f"  |  GATE BOGOLIUBOV-IMPRINT-50: {verdict:>4s}                       |")
    print(f"  |  |beta_k|^2 featureless: max mod = {max_mod:.4f}           |")
    print(f"  |  Sudden quench erases Leggett structure               |")
    print(f"  |  omega_L/omega_transit = {data['omega_L1']/data['omega_transit']:.2e}                 |")
    print(f"  |  (Paper 27: H >> omega => trans-Planckian erasure)     |")
    print(f"  +---------------------------------------------------------+")

    elapsed = time.time() - t0
    print(f"\n  Computation time: {elapsed:.1f}s")

    # =========================================================================
    # Collect all results
    # =========================================================================
    all_results = {}

    # Gate
    all_results['gate_name'] = 'BOGOLIUBOV-IMPRINT-50'
    all_results['gate_verdict'] = verdict
    all_results['gate_detail'] = physics_reason

    # Uniform Bogoliubov
    all_results['P_LZ_uniform_B1'] = bog_uniform['P_LZ_uniform'][0]
    all_results['P_LZ_uniform_B2'] = bog_uniform['P_LZ_uniform'][1]
    all_results['P_LZ_uniform_B3'] = bog_uniform['P_LZ_uniform'][2]
    all_results['n_pairs_uniform'] = bog_uniform['n_pairs_uniform']
    all_results['epsilon_grid'] = bog_uniform['epsilon_grid']
    all_results['P_LZ_grid'] = bog_uniform['P_LZ_grid']

    # Leggett modulation
    all_results['epsilon_L'] = bog_leggett['epsilon_L']
    all_results['delta_theta_rms'] = bog_leggett['delta_theta_rms']
    all_results['delta_Delta_frac'] = bog_leggett['delta_Delta_frac']
    all_results['phi_0_grid'] = bog_leggett['phi_0_grid']
    all_results['P_LZ_B1_vs_phi'] = bog_leggett['P_LZ_B1_vs_phi']
    all_results['P_LZ_B2_vs_phi'] = bog_leggett['P_LZ_B2_vs_phi']
    all_results['P_LZ_B3_vs_phi'] = bog_leggett['P_LZ_B3_vs_phi']
    for label in ['B1', 'B2', 'B3']:
        all_results[f'mod_depth_{label}'] = bog_leggett[f'mod_depth_{label}']
        all_results[f'P_LZ_{label}_mean'] = bog_leggett[f'P_LZ_{label}_mean']
        all_results[f'P_LZ_{label}_min'] = bog_leggett[f'P_LZ_{label}_min']
        all_results[f'P_LZ_{label}_max'] = bog_leggett[f'P_LZ_{label}_max']
    all_results['mod_amp_B1'] = bog_leggett['mod_amp_B1']
    all_results['mod_amp_B2'] = bog_leggett['mod_amp_B2']
    all_results['mod_amp_B3'] = bog_leggett['mod_amp_B3']

    # RG integrals
    all_results['I_alpha'] = rg_results['I_alpha']
    all_results['g_BCS'] = rg_results['g_BCS']
    all_results['delta_I_relative'] = rg_results['delta_I_relative']
    all_results['I_range'] = rg_results['I_range']
    all_results['leggett_fraction'] = rg_results['leggett_fraction']

    # Power spectrum
    all_results['K_L'] = ps_results['K_L']
    all_results['lambda_L'] = ps_results['lambda_L']
    all_results['feature_amplitude'] = ps_results['feature_amplitude']
    all_results['feature_relative'] = ps_results['feature_relative']

    # Deep analysis
    all_results['max_modulation'] = deep_results['max_modulation']
    all_results['erasure_ratio'] = deep_results['erasure_ratio']

    # Key derived quantities
    all_results['omega_L1'] = data['omega_L1']
    all_results['omega_transit'] = data['omega_transit']
    all_results['ratio_L1'] = data['ratio_L1']

    return all_results, data, bog_uniform, bog_leggett, rg_results, ps_results, deep_results


if __name__ == '__main__':
    all_results, data, bog_uniform, bog_leggett, rg_results, ps_results, deep_results = main()

    # Save data
    save_dict = {}
    for k, v in all_results.items():
        if isinstance(v, (int, float, np.integer, np.floating)):
            save_dict[k] = v
        elif isinstance(v, np.ndarray):
            save_dict[k] = v
        elif isinstance(v, str):
            save_dict[k] = np.array([v])
        elif isinstance(v, list):
            save_dict[k] = np.array(v)

    npz_path = os.path.join(SCRIPT_DIR, 's50_bogoliubov_imprint.npz')
    np.savez(npz_path, **save_dict)
    print(f"\n  Data saved to: {npz_path}")

    # Generate plot
    fig = make_plots(data, bog_uniform, bog_leggett, rg_results, ps_results, deep_results)
    png_path = os.path.join(SCRIPT_DIR, 's50_bogoliubov_imprint.png')
    fig.savefig(png_path, dpi=150, bbox_inches='tight')
    plt.close(fig)
    print(f"  Plot saved to: {png_path}")
